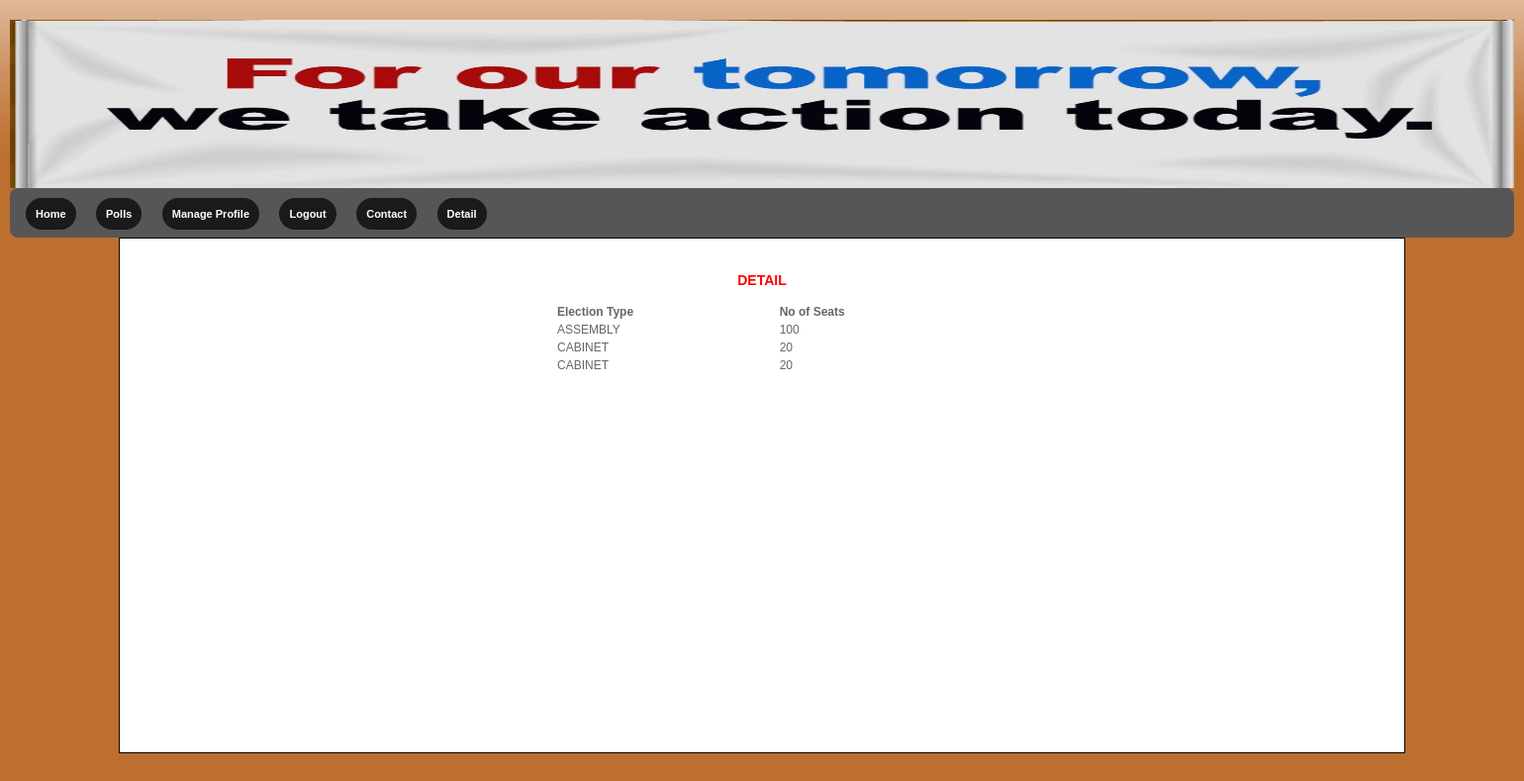
/elec.php (signed in), run on the app's committed database.
### tables this page shows
CREATE TABLE IF NOT EXISTS `tbelection` (
  `election_types` varchar(20) DEFAULT NULL,
  `no_of_seats` int(50) DEFAULT NULL
);

### elec.php (the view, shortened to what this page needs)
<?php
$result=mysql_query("SELECT * FROM tbelection")
or die("There are no records to display ... \n" . mysql_error());
?>
<!DOCTYPE html PUBLIC "-//W3C//DTD XHTML 1.0 Transitional//EN" "http://www.w3.org/TR/xhtml1/DTD/xhtml1-transitional.dtd">
<html xmlns="http://www.w3.org/1999/xhtml">
<head>
<link href="css/user_styles.css" rel="stylesheet" type="text/css" />
<link href="css/menu.css" rel="stylesheet" type="text/css" />
</head>
<body bgcolor="tan">
<header>
<img src="images/one.jpg" width="1520px" height="170px">
</header>
<div id="menu">
     <ul>
           <li><a href="ovs.php" class="active">Home</a></li>
          <li><a href="vote.php" class="active">Polls</a></li>
          <li><a href="manage-profile.php" class="active">Manage Profile</a></li>
          <li><a href="logout.php" class="active">Logout</a></li>
		  <li><a href="About us.html" class="active">Contact</a></li>
		  <li><a href="elec.php" class="active">Detail</a></li>
     </ul>
</div>
<div id="container">
<table border="0" width="420" align="center">
<CAPTION><h3>DETAIL</h3></CAPTION><br>
<tr>
<th>Election Type</th>
<th>No of Seats</th>
</tr>
<?php
while ($row=mysql_fetch_array($result)){
echo "<tr>";
echo "<td>" . $row['election_types']."</td>";
echo "<td>" . $row['no_of_seats']."</td>";
echo "</tr>";
}
?>
</table>
</div>
</body>
</html>

### css/user_styles.css (style rules this page uses)
body { font: 11px Verdana, Arial, Helvetica, sans-serif; color: #666666; margin: 0px; padding: 20px 10px 0px; background:#bd6f2f url(images/base-bg.gif) repeat-x top; }
h3 { color:red; }
a { color: #2D3954; font-size: 11px; }
th { font-weight: bold; text-align: left; }
#container { border:black solid 1px; padding:6px 4px 6px 4px; width:1290px; height:507px; margin:auto; background:white; font-size:12px; text-align:justify; margin-top:0px; }

### css/menu.css (style rules this page uses)
#menu { margin: 0; width: auto; background-color: #565656; font-size: 16px; font-family: Tahoma, Geneva, sans-serif; font-weight: bold; text-align: left; padding: 8px; border-radius: 8px; -webkit-border-radius: 8px; -moz-border-radius: 8px; -o-border-radius: 8px; }
#menu ul { margin: 0; padding: 8px 0; list-style: none; height: auto; }
#menu li { display: inline; padding: 8px; }
#menu a { color: #FFF; padding: 10px; text-decoration: none; }
#menu li .active { background-color: #1B191B; color: #FFF; border-radius: 20px; -webkit-border-radius: 20px; -moz-border-radius: 20px; -o-border-radius: 20px; }

### data on the page
tbelection: election_types "ASSEMBLY", no_of_seats "100"
tbelection: election_types "CABINET", no_of_seats "20"
tbelection: election_types "CABINET", no_of_seats "20"
